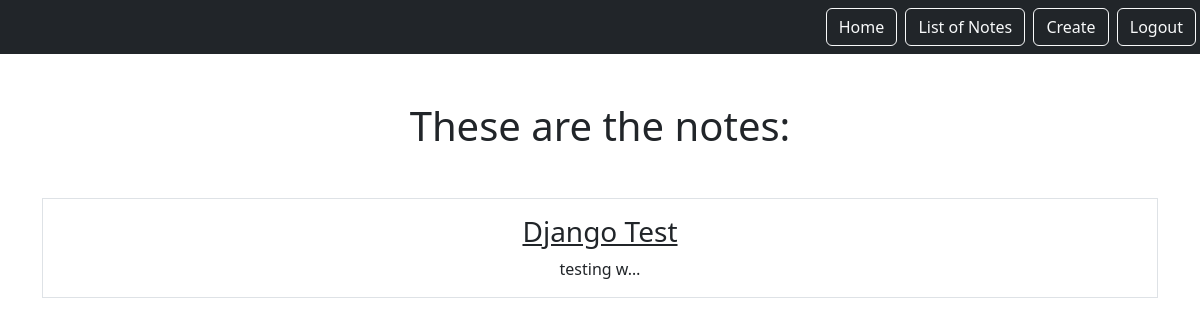
The page /project/notes (signed in) on the database as committed earlier.
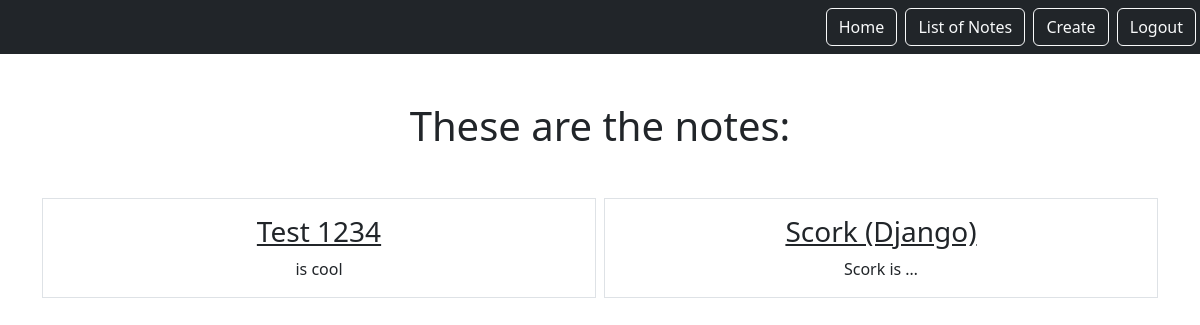
The same page on the database as committed later.
### notes/models.py (models this page shows)
class Notes(models.Model):
    title = models.CharField(max_length=200)
    text = models.TextField()
    created = models.DateTimeField(auto_now_add=True)
    user = models.ForeignKey(User,on_delete=models.CASCADE, related_name='notes')

### notes/views.py (the view)
# urls.py: path('notes', views.NotesListView.as_view(), name="notes.list"),
class NotesListView(LoginRequiredMixin,ListView):
    model = Notes
    context_object_name = "notes"
    template_name = 'notes/notes_list.html'
    login_url = 'home.login'
    def get_queryset(self):
        return self.request.user.notes.all()

### notes/templates/notes/notes_list.html
{% extends 'base.html' %}
{% block content %}
        <h1 class="my-5">These are the notes:</h1>
        <div class="row row-cols3 g-2">
            {% for note in notes %}
            <div class="col">
                <div class="p-3 border">
                    <a href="{% url 'notes.detail' pk=note.id %}" class="text-dark text-decoration-non">
                        <h3>{{ note.title }}</h3>
                    </a>
                    {{note.text|truncatechars:10}}
                </div>
            </div>
            {% endfor %}
        </div>
{% endblock%}

Rows that differ between the two databases and show on the page:
changed Notes: title "Django Test" → "Test 1234"; text "testing w…" → "is cool"
added Notes: title "Scork (Django)", text "Scork is …"
